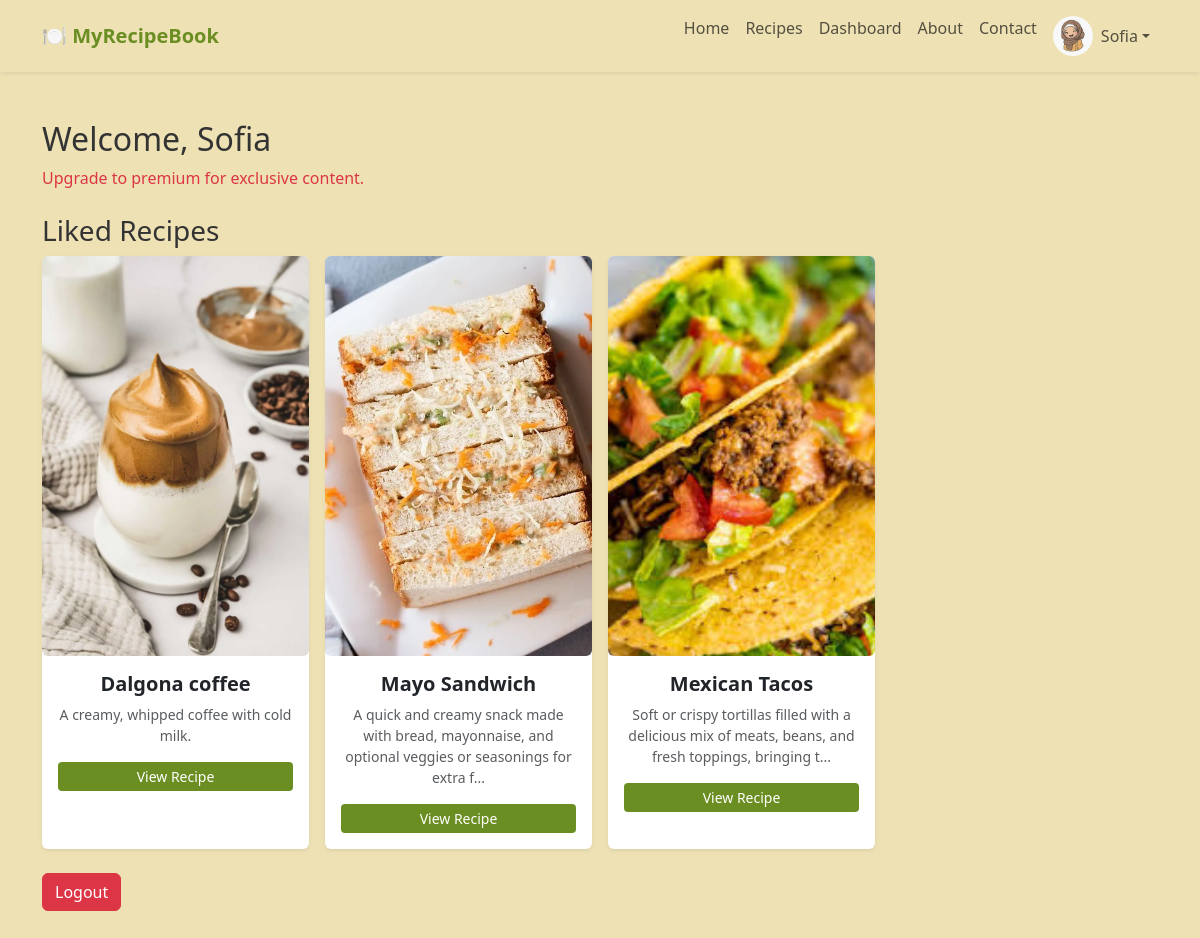
/dashboard (signed in), run on an earlier commit of the app's database.
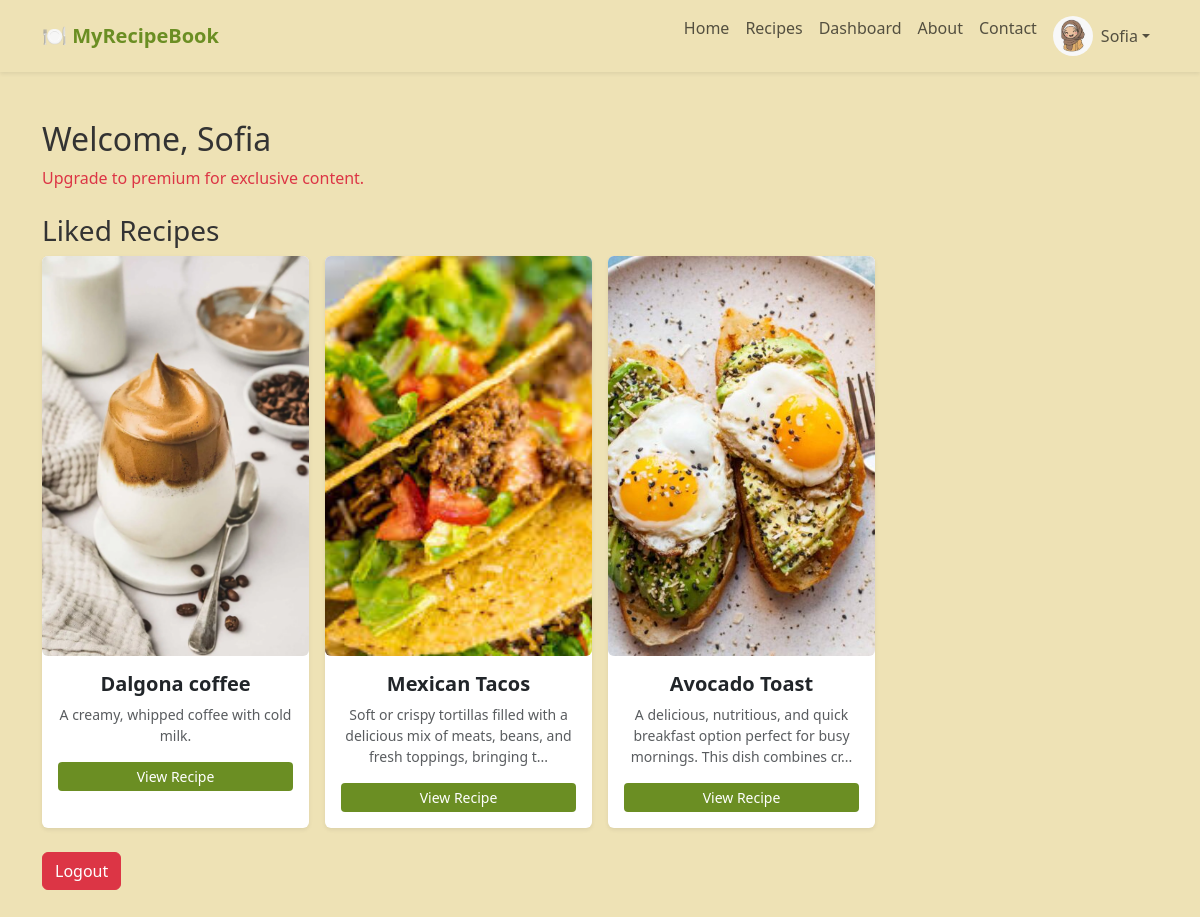
And on a later commit of the database.
### app/models.py (models this page shows, shortened)
class User(db.Model, UserMixin):
    id = db.Column(db.Integer, primary_key=True)
    username = db.Column(db.String(50), unique=True, nullable=False)
    name = db.Column(db.String(100))
    email = db.Column(db.String(100), unique=True, nullable=False)
    profile_photo = db.Column(db.String(255))  # Store image path
    password_hash = db.Column(db.String(255), nullable=False)
    is_premium = db.Column(db.Boolean, default=False)  # For premium users
    is_admin=db.Column(db.Boolean, default=False)
    liked_recipes = db.relationship('Recipe', secondary='like', backref='liked_by')

class Recipe(db.Model):
    id = db.Column(db.Integer, primary_key=True)
    title = db.Column(db.String(255), nullable=False)
    tags = db.Column(db.String(255))
    ingredients = db.Column(db.Text, nullable=False)
    instructions = db.Column(db.Text, nullable=True)
    description = db.Column(db.String(500), nullable=True)
    image_path = db.Column(db.String(255))  # Stores relative path
    video_path = db.Column(db.String(255))  # Stores relative path
    is_premium = db.Column(db.Boolean, default=False)  # New column
    likes = db.relationship('Like', backref='recipe', lazy=True)
    ratings = db.relationship('Rating', backref='recipe', lazy=True)
    comments = db.relationship('Comment', backref='recipe', lazy=True)

### app/routes.py (the view)
@bp.route("/dashboard")
@login_required
def user_dashboard():
    liked_recipes = current_user.liked_recipes  # Get all liked recipes for the user
    return render_template('user_dashboard.html', liked_recipes=liked_recipes)

### app/__init__.py (called while the page is built)
def create_app():
    app = Flask(__name__)
    app.config.from_object(Config)
    db.init_app(app)
    migrate.init_app(app, db)
    login_manager.init_app(app)
    ensure_upload_folders(app)
    @login_manager.user_loader
    def load_user(user_id):
        return User.query.get(int(user_id)) or Admin.query.get(int(user_id))
    from app.routes import bp
    app.register_blueprint(bp)
    login_manager.login_view = 'routes.admin_login'  # Redirect if user is not logged in
    login_manager.login_message_category = "danger"
    return app

### app/templates/user_dashboard.html
{% extends "base.html" %}
{% block content %}
<h2>Welcome, {{ current_user.name }}</h2>
{% if current_user.is_premium %}
    <p class="text-success">You are a Premium User! Enjoy exclusive recipes.</p>
{% else %}
    <p class="text-danger">Upgrade to premium for exclusive content.</p>
{% endif %}
<h3 class="mt-4">Liked Recipes</h3>
<div class="row gx-3 gy-4">
    {% for recipe in liked_recipes %}
        <div class="col-lg-3 col-md-4 col-sm-6 col-12">
            <div class="card shadow-sm border-0 h-100">
                {% if recipe.image_path %}
                    <img src="{{ url_for('static', filename=recipe.image_path) }}"
                         class="card-img-top rounded" alt="{{ recipe.title }}">
                {% else %}
                    <img src="{{ url_for('static', filename='images/placeholder.jpg') }}"
                         class="card-img-top rounded" alt="No Image Available">
                {% endif %}
                <div class="card-body text-center">
                    <h5 class="card-title fw-bold">{{ recipe.title }}</h5>
                    <p class="text-muted small">
                        {{ (recipe.description or '')[:100] }}{% if (recipe.description or '')|length > 100 %}...{% endif %}
                    </p>
                    <a href="{{ url_for('routes.view_recipe', recipe_id=recipe.id) }}" class="btn btn-primary btn-sm">
                        View Recipe
                    </a>
                </div>
            </div>
        </div>
    {% endfor %}
</div>
<div class="mt-4">
    <a href="{{ url_for('routes.user_logout') }}" class="btn btn-danger">Logout</a>
</div>
{% endblock %}

### app/templates/base.html (shortened to what this page needs)
<!DOCTYPE html>
<html lang="en">
<head>
    <link href="https://cdn.jsdelivr.net/npm/bootstrap@5.3.0/dist/css/bootstrap.min.css" rel="stylesheet">
    <link rel="stylesheet" href="{{ url_for('static', filename='styles.css') }}">
    <link rel="stylesheet" href="https://cdnjs.cloudflare.com/ajax/libs/font-awesome/6.0.0/css/all.min.css">
</head>
<body>
<nav class="navbar navbar-expand-lg navbar-light shadow-sm">
    <div class="container">
        <a class="navbar-brand fw-bold" href="{{ url_for('routes.index') }}">🍽️ MyRecipeBook</a>
        <div class="collapse navbar-collapse" id="navbarNav">
            <ul class="navbar-nav ms-auto">
                <li class="nav-item"><a class="nav-link" href="{{ url_for('routes.index') }}">Home</a></li>
                <li class="nav-item"><a class="nav-link" href="{{ url_for('routes.recipes') }}">Recipes</a></li>
                {% if current_user.is_authenticated %}
                    <li class="nav-item"><a class="nav-link" href="{{ url_for('routes.user_dashboard') }}">Dashboard</a></li>
                {% endif %}
                <li class="nav-item"><a class="nav-link" href="{{ url_for('routes.about') }}">About</a></li>
                <li class="nav-item"><a class="nav-link" href="{{ url_for('routes.contact') }}">Contact</a></li>
                {% if current_user.is_authenticated %}
                    <li class="nav-item dropdown">
                        <a class="nav-link dropdown-toggle d-flex align-items-center" href="#" id="userDropdown" role="button" data-bs-toggle="dropdown">
                            <img src="{{ url_for('static', filename=current_user.profile_photo)}}" class="profile-photo me-2">
                            {{ current_user.name }}
                        </a>
                    </li>
                {% else %}
                    <li class="nav-item"><a class="nav-link link-accent" href="{{ url_for('routes.user_login') }}">Login</a></li>
                    <li class="nav-item"><a class="nav-link link-accent" href="{{ url_for('routes.user_signup') }}">Sign Up</a></li>
                {% endif %}
            </ul>
        </div>
    </div>
</nav>
    <div class="container my-5">
        {% block content %}{% endblock %}
    </div>
</body>
</html>

### app/static/styles.css (style rules this page uses)
:root { --bg-light: #EEE2B5; --bg-card: #F8F6F2; --text-dark: #333333; --accent-green: #6B8E23; --hover-green: #4A5D23; --border-light: #EAEAEA; }
body { background-color: var(--bg-light); color: var(--text-dark); font-family: 'Segoe UI', Tahoma, Geneva, Verdana, sans-serif; }
.navbar { background-color: var(--bg-light); box-shadow: 0 4px 12px rgba(0, 0, 0, 0.05); }
.navbar-brand { color: var(--accent-green); }
.btn-primary { background-color: var(--accent-green); border: none; transition: background-color 0.3s ease; }
.card-img-top { width: 100%; height: 400px; object-fit: cover; border-top-left-radius: 12px; border-top-right-radius: 12px; }
.card-body { display: flex; flex-direction: column; flex: 1; }
.profile-photo { width: 40px; height: 40px; border-radius: 50%; object-fit: cover; }

What changed in the data, as far as the page shows it:
no longer on this page (row unchanged): Recipe: image_path (picture), title "Mayo Sandwich", description "A quick and creamy snack made with bread, mayonnaise, and optional veggies or seasonings for extra f"
added Recipe: image_path (picture), title "Avocado Toast", description "A delicious, nutritious, and quick breakfast option perfect for busy mornings. This dish combines cr"
